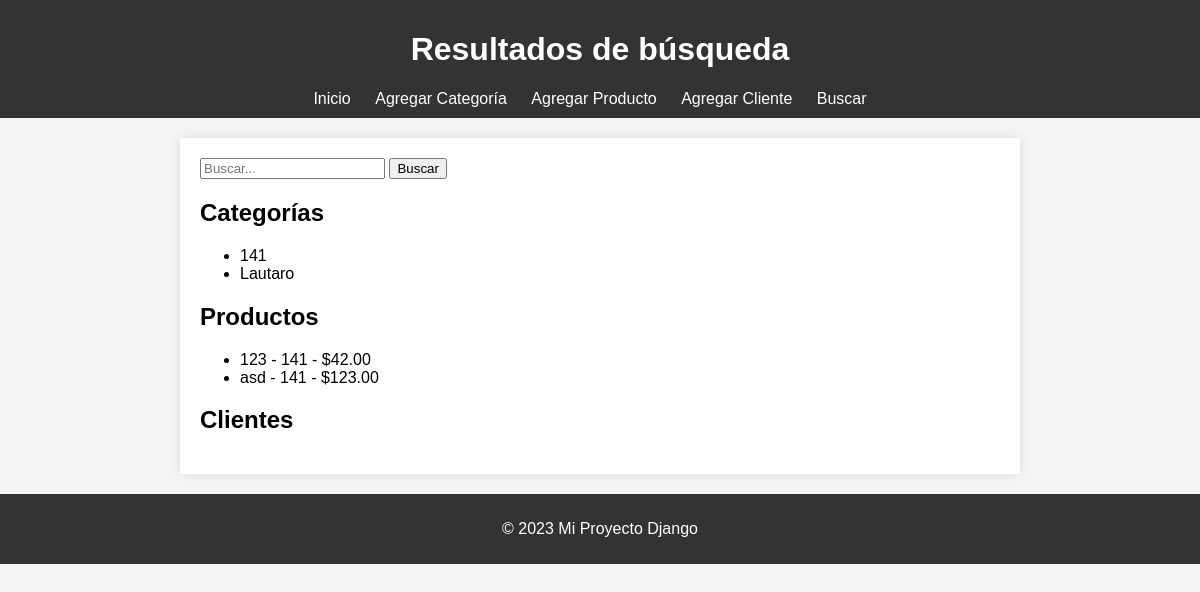
Screenshot of /myapp/search/ with the database file from the repository.
### myapp/models.py (models this page shows)
class Categoria(models.Model):
    nombre = models.CharField(max_length=50)
    def __str__(self):
        return self.nombre

class Producto(models.Model):
    nombre = models.CharField(max_length=100)
    categoria = models.ForeignKey(Categoria, on_delete=models.CASCADE)
    precio = models.DecimalField(max_digits=8, decimal_places=2)

### myapp/views.py (the view)
# urls.py: path('search/', views.search_data, name='search_data'),
def search_data(request):
    if request.method == 'GET':
        query = request.GET.get('q')
        if query:
            categorias = Categoria.objects.filter(
                Q(nombre__icontains=query)
            )
            productos = Producto.objects.filter(
                Q(nombre__icontains=query) |
                Q(categoria__nombre__icontains=query) |  # Asumiendo que categoria es una ForeignKey en Producto
                Q(precio__icontains=query)
            )
            clientes = Cliente.objects.filter(
                Q(nombre__icontains=query) |
                Q(direccion__icontains=query) |
                Q(email__icontains=query)
            )
        else:
            categorias = Categoria.objects.all()
            productos = Producto.objects.all()
            clientes = Cliente.objects.all()
        return render(request, 'search_results.html', {'categorias': categorias, 'productos': productos, 'clientes': clientes})

### myapp/templates/search_results.html (shortened to what this page needs)
{% extends 'base.html' %}
{% block header %}Resultados de búsqueda{% endblock %}
{% block content %}
    <form method="get" action="{% url 'search_data' %}">
        <input type="text" name="q" placeholder="Buscar...">
        <button type="submit">Buscar</button>
    </form>
    <section>
        <h2>Categorías</h2>
        <ul>
            {% for categoria in categorias %}
                <li>{{ categoria.nombre }}</li>
            {% endfor %}
        </ul>
    </section>
    <section>
        <h2>Productos</h2>
        <ul>
            {% for producto in productos %}
                <li>{{ producto.nombre }} - {{ producto.categoria }} - ${{ producto.precio }}</li>
            {% endfor %}
        </ul>
    </section>
    <section>
        <h2>Clientes</h2>
    </section>
{% endblock %}

### myapp/templates/base.html (style rules this page uses)
body { font-family: 'Arial', sans-serif; margin: 0; padding: 0; background-color: #f4f4f4; }

### rows the page displays
Categoria: nombre "141"
Categoria: nombre "Lautaro"
Producto: nombre "123", categoria "141", precio "42.00"
Producto: nombre "asd", categoria "141", precio "123.00"
